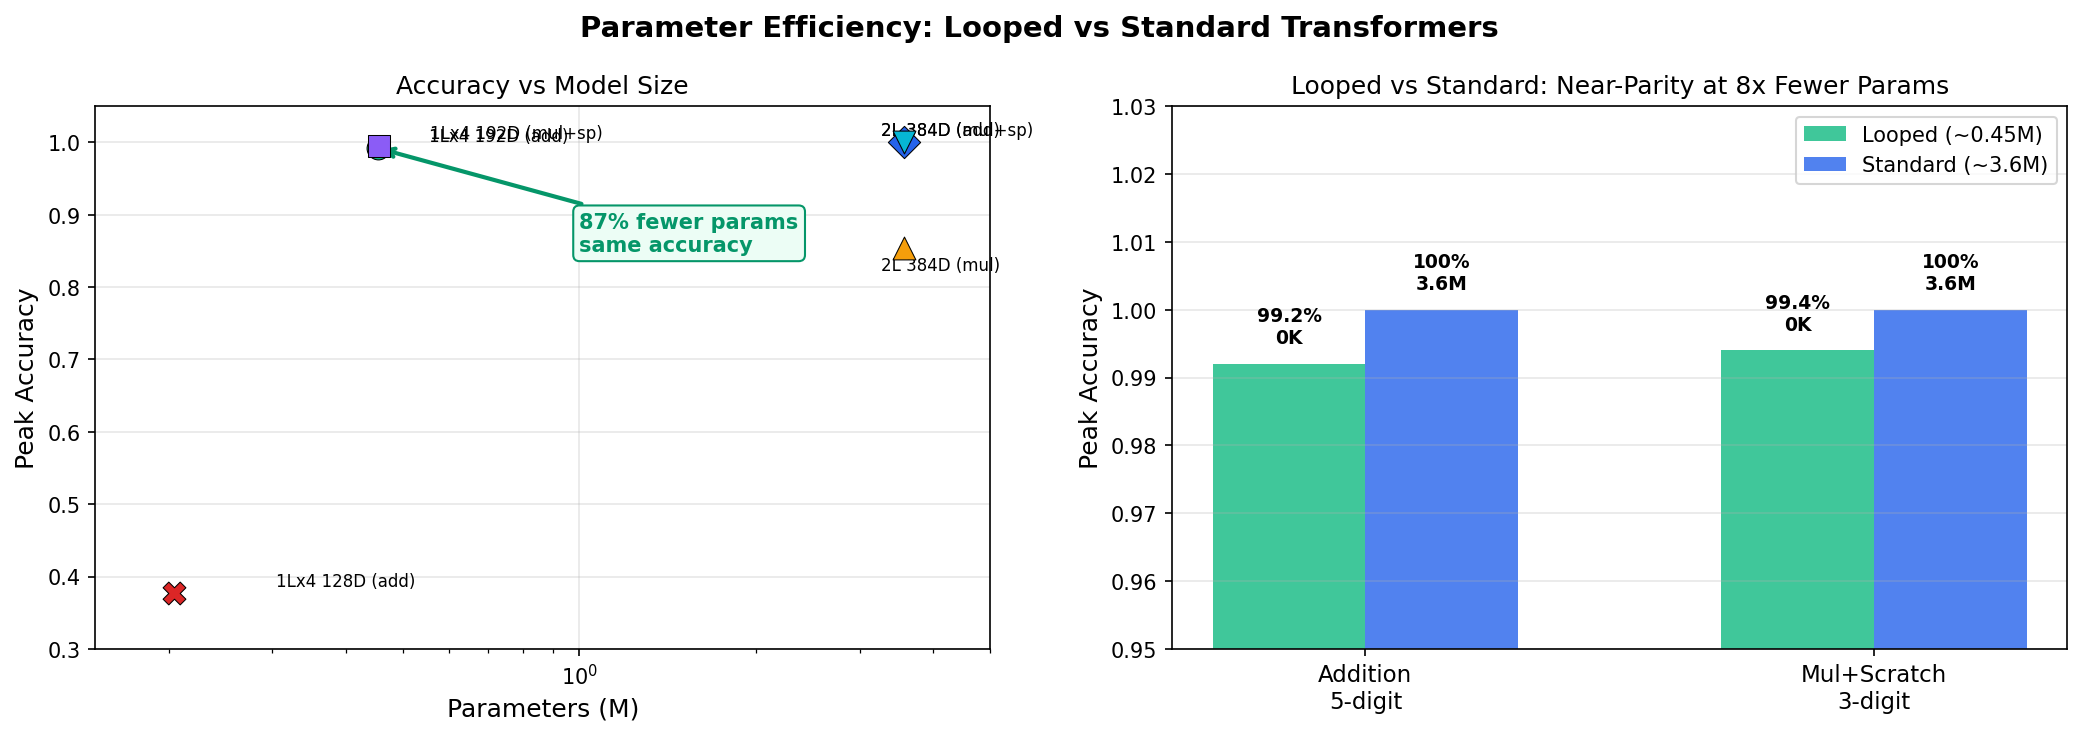

Write the Python code that produced this figure.
"""
Evidence: Looped transformers achieve near-baseline accuracy with 87% fewer parameters
Finding: experiment-looped-192D-addition, experiment-looped-128D-addition, experiment-looped-mul-scratchpad
Generated: 2026-04-15
"""
import json
import matplotlib.pyplot as plt
import matplotlib
matplotlib.use('Agg')

RESULTS_DIR = "experiments/results"

def eval_epochs(data):
    """Filter epoch_logs to only entries with accuracy (eval every 5 epochs)."""
    return [e for e in data["epoch_logs"] if "accuracy" in e]

# All configs: (label, filename, params_M, color, marker)
configs = [
    ("1Lx4 128D\n(add)", "add_5d_reversed_1L4H128D_looped_1Lx4_128D.json", 0.204, '#dc2626', 'X'),
    ("1Lx4 192D\n(add)", "add_5d_reversed_1L4H192D_looped_1Lx4_192D.json", 0.454, '#10b981', 'o'),
    ("1Lx4 192D\n(mul+sp)", "mul_3d_reversed_1L4H192D_looped_mul_scratchpad.json", 0.456, '#8b5cf6', 's'),
    ("2L 384D\n(add)", "add_5d_reversed_2L4H384D_width_2L384D.json", 3.56, '#2563eb', 'D'),
    ("2L 384D\n(mul)", "mul_3d_reversed_2L4H384D_mul_baseline_2L384D.json", 3.56, '#f59e0b', '^'),
    ("2L 384D\n(mul+sp)", "mul_3d_reversed_2L4H384D_scratchpad_2L384D.json", 3.56, '#06b6d4', 'v'),
]

data = []
for label, fname, params, color, marker in configs:
    with open(f"{RESULTS_DIR}/{fname}") as f:
        d = json.load(f)
    peak = max(e["accuracy"] for e in eval_epochs(d))
    final = eval_epochs(d)[-1]["accuracy"]
    data.append((label, params, peak, final, color, marker))

fig, axes = plt.subplots(1, 2, figsize=(14, 5))
fig.suptitle("Parameter Efficiency: Looped vs Standard Transformers", fontsize=14, fontweight='bold')

# --- Panel 1: Params vs Peak Accuracy scatter ---
ax = axes[0]
for label, params, peak, final, color, marker in data:
    ax.scatter(params, peak, color=color, marker=marker, s=120, zorder=5, edgecolors='black', linewidth=0.5)
    # offset label based on position
    offset_x = 0.1 if params < 1 else -0.3
    offset_y = -0.03 if 'mul' in label and 'sp' not in label else 0.01
    ax.annotate(label.replace('\n', ' '), (params, peak),
               xytext=(params + offset_x, peak + offset_y), fontsize=8)

ax.set_xlabel('Parameters (M)', fontsize=12)
ax.set_ylabel('Peak Accuracy', fontsize=12)
ax.set_title('Accuracy vs Model Size', fontsize=12)
ax.set_xscale('log')
ax.set_xlim(0.15, 5)
ax.set_ylim(0.3, 1.05)
ax.grid(True, alpha=0.3)

# Add efficiency frontier annotation
ax.annotate('87% fewer params\nsame accuracy', xy=(0.454, 0.992), xytext=(1.0, 0.85),
           fontsize=10, fontweight='bold', color='#059669',
           arrowprops=dict(arrowstyle='->', color='#059669', lw=2),
           bbox=dict(boxstyle='round,pad=0.3', facecolor='#ecfdf5', edgecolor='#059669'))

# --- Panel 2: Comparison bars for looped vs standard ---
ax = axes[1]
comparisons = [
    ("Addition\n5-digit", 0.454, 0.992, 3.56, 1.0),
    ("Mul+Scratch\n3-digit", 0.456, 0.994, 3.56, 1.0),
]

x = range(len(comparisons))
width = 0.3
for i, (task, lp, la, sp, sa) in enumerate(comparisons):
    ax.bar(i - width/2, la, width, color='#10b981', alpha=0.8,
           label='Looped (~0.45M)' if i == 0 else '')
    ax.bar(i + width/2, sa, width, color='#2563eb', alpha=0.8,
           label='Standard (~3.6M)' if i == 0 else '')
    ax.text(i - width/2, la + 0.003, f'{la:.1%}\n{lp:.0f}K', ha='center', fontsize=9, fontweight='bold')
    ax.text(i + width/2, sa + 0.003, f'{sa:.0%}\n{sp:.1f}M', ha='center', fontsize=9, fontweight='bold')

ax.set_xticks(list(x))
ax.set_xticklabels([c[0] for c in comparisons], fontsize=11)
ax.set_ylabel('Peak Accuracy', fontsize=12)
ax.set_title('Looped vs Standard: Near-Parity at 8x Fewer Params', fontsize=12)
ax.set_ylim(0.95, 1.03)
ax.legend(fontsize=10)
ax.grid(True, alpha=0.3, axis='y')

plt.tight_layout()
plt.savefig('outputs/evidence/looped_efficiency.png', dpi=150, bbox_inches='tight')
print("Saved: outputs/evidence/looped_efficiency.png")
